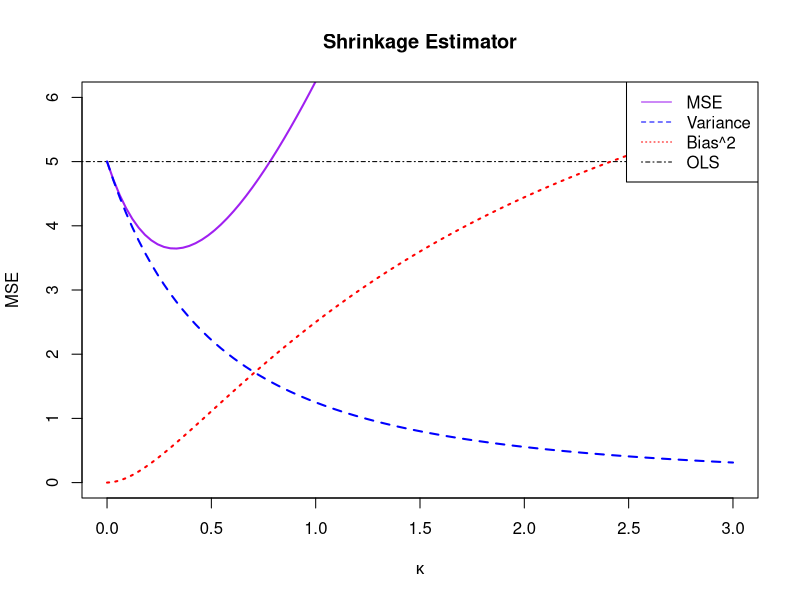
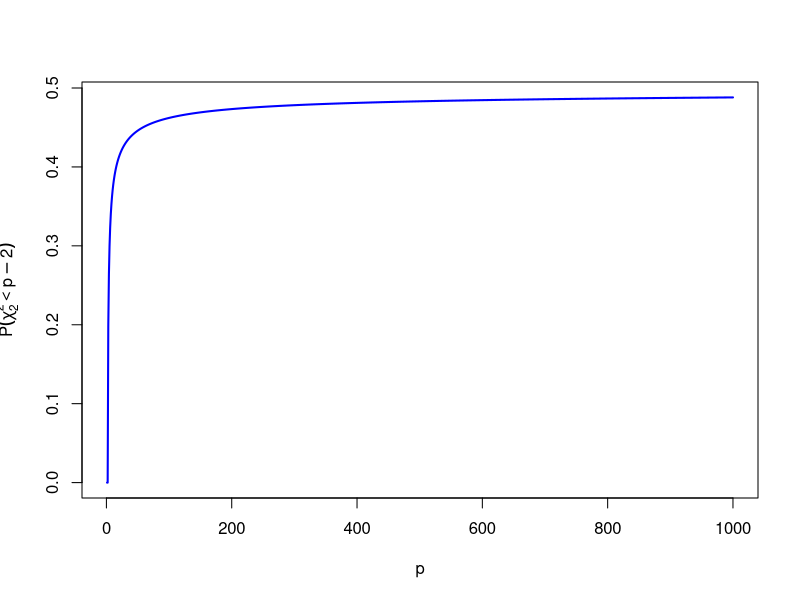

Write R code to recreate these figures, in order.
## ---- chunk 1
# R options
#  

options(
  htmltools.dir.version = FALSE, # for blogdown
  show.signif.stars = FALSE,     # for regression output
  warm = 1,
  width=72
  )
# Set dpi and height for images
library(knitr)
knitr::opts_chunk$set(fig.height = 2.65, dpi = 300,fig.align='center',fig.show='hold',size='footnotesize', small.mar=TRUE) 
# For nonsese...
htmltools::tagList(rmarkdown::html_dependency_font_awesome())
## ---- chunk 2
#| echo: FALSE
#| fig-width: 5
#| fig-height: 5
#| out-width: 5in
#| out-height: 5in

mse = function(k, p =5, sigma=1, b2 =  5) {
  (1/(1+k)^2)*p*sigma^2 + k^2/(1+k)*b2
}

k = seq(0, 3, length=100)
p = 5; sigma = 1; b2 = 10
plot(k, mse(k,p=p, b2=b2), type='l', xlab=expression(kappa), ylab='MSE', 
     main='Shrinkage Estimator',
     ylim=c(0, 6), col="purple",
     lwd=2)
abline(h=p, col='black', lty=4)
lines(k, p*sigma^2/(1 + k)^2, col='blue', lwd=2, lty=2)
lines(k, k^2*b2/(1 + k)^2, col='red', lwd=2, lty = 3)
legend('topright', c('MSE', 'Variance', 'Bias^2', 'OLS'), col=c('purple', 'blue', 'red', 'black'), lty=1:4)
## ---- chunk 3
#| out.width: 8in
#| out.height: 5in
#| fig.width: 8
#| fig.height: 5
p = seq(1, 1000)
plot(p, pchisq(p-2,p, lower.tail = TRUE), 
     type='l', xlab='p', 
     ylab=expression(P(chi[2]^2 < p-2)),
     col='blue', lwd=2)
